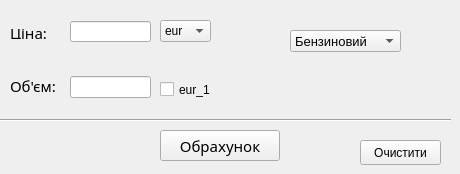
    <widget class="QWidget" name="Motocycle">
     <attribute name="title">
      <string>Мотоцикли</string>
     </attribute>
     <widget class="QLineEdit" name="EMvolume">
      <property name="geometry">
       <rect>
        <x>70</x>
        <y>76</y>
        <width>81</width>
        <height>22</height>
       </rect>
      </property>
     </widget>
     <widget class="QLineEdit" name="EMprice">
      <property name="geometry">
       <rect>
        <x>70</x>
        <y>21</y>
        <width>81</width>
        <height>21</height>
       </rect>
      </property>
     </widget>
     <widget class="QLabel" name="LMvolume">
      <property name="geometry">
       <rect>
        <x>10</x>
        <y>79</y>
        <width>50</width>
        <height>13</height>
       </rect>
      </property>
      <property name="font">
       <font>
        <family>MS Reference Sans Serif</family>
        <pointsize>11</pointsize>
       </font>
      </property>
      <property name="text">
       <string>Об'єм:</string>
      </property>
     </widget>
     <widget class="QLabel" name="LMprice">
      <property name="geometry">
       <rect>
        <x>10</x>
        <y>26</y>
        <width>47</width>
        <height>13</height>
       </rect>
      </property>
      <property name="font">
       <font>
        <family>MS Reference Sans Serif</family>
        <pointsize>11</pointsize>
       </font>
      </property>
      <property name="text">
       <string>Ціна:</string>
      </property>
      <property name="textFormat">
       <enum>Qt::AutoText</enum>
      </property>
     </widget>
     <widget class="QComboBox" name="cBMval">
      <property name="geometry">
       <rect>
        <x>160</x>
        <y>20</y>
        <width>51</width>
        <height>22</height>
       </rect>
      </property>
      <item>
       <property name="text">
        <string>eur</string>
       </property>
      </item>
      <item>
       <property name="text">
        <string>usd</string>
       </property>
      </item>
      <item>
       <property name="text">
        <string>zlt</string>
       </property>
      </item>
      <item>
       <property name="text">
        <string>chf</string>
       </property>
      </item>
     </widget>
     <widget class="Line" name="Mline">
      <property name="geometry">
       <rect>
        <x>0</x>
        <y>110</y>
        <width>451</width>
        <height>20</height>
       </rect>
      </property>
      <property name="orientation">
       <enum>Qt::Horizontal</enum>
      </property>
     </widget>
     <widget class="QPushButton" name="BMcalc">
      <property name="geometry">
       <rect>
        <x>160</x>
        <y>130</y>
        <width>120</width>
        <height>31</height>
       </rect>
      </property>
      <property name="font">
       <font>
        <family>MS Reference Sans Serif</family>
        <pointsize>11</pointsize>
       </font>
      </property>
      <property name="text">
       <string>Обрахунок</string>
      </property>
     </widget>
     <widget class="QPushButton" name="BMclear">
      <property name="geometry">
       <rect>
        <x>360</x>
        <y>140</y>
        <width>81</width>
        <height>25</height>
       </rect>
      </property>
      <property name="text">
       <string>Очистити</string>
      </property>
     </widget>
     <widget class="QCheckBox" name="cBMeur_1">
      <property name="geometry">
       <rect>
        <x>160</x>
        <y>80</y>
        <width>72</width>
        <height>19</height>
       </rect>
      </property>
      <property name="text">
       <string>eur_1</string>
      </property>
     </widget>
     <widget class="QComboBox" name="cBMoil">
      <property name="geometry">
       <rect>
        <x>290</x>
        <y>30</y>
        <width>111</width>
        <height>22</height>
       </rect>
      </property>
      <property name="font">
       <font>
        <pointsize>10</pointsize>
       </font>
      </property>
      <item>
       <property name="text">
        <string>Бензиновий</string>
       </property>
      </item>
      <item>
       <property name="text">
        <string>Електричний</string>
       </property>
      </item>
      <item>
       <property name="text">
        <string>Інший</string>
       </property>
      </item>
     </widget>
    </widget>
